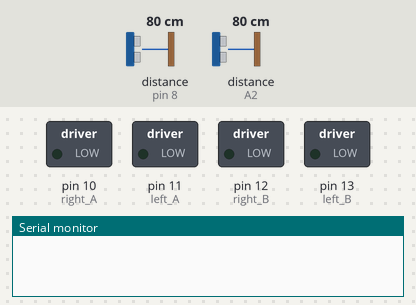
Recording of a sketch running on a simulated Arduino Uno, built with avr-gcc and run on an emulated ATmega328P. Shown: switched loads named in the sketch (green lamp = pin HIGH), the last lines printed to the serial monitor. The test bench sets the inputs (shaded band); at power-on: distance to the obstacle (sensors on pin 8, A2) 80 cm. The echo pulse lasts 58.3 µs per cm.

Above: at 1.05 s.
At 6.85 s:
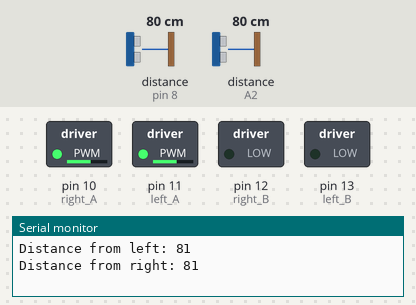
At 12.7 s:
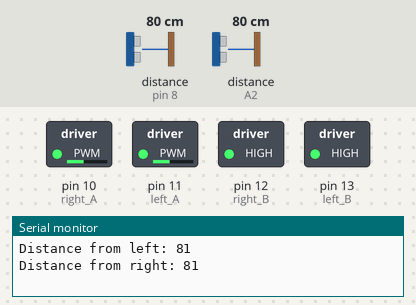
Timing chart, 0 to 16.9 s (numbered marks = the images above):
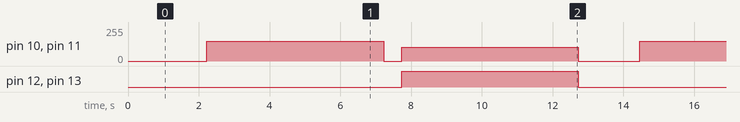

Measured:
- by itself, pin 10 (right_A), pin 11 (left_A): repeats every 12.2 s: 0/255 0.50 s, 105/255 5.0 s, 0/255 1.7 s, 150/255 5.0 s
- by itself, pin 12 (right_B), pin 13 (left_B): alternates HIGH for 5.0 s and LOW for 7.2 s

The sketch:

motor_driver_example.ino
```cpp
/* L9110 driver example.
 *
 *  Driver A-1A → Arduino D10
 *  Driver A-1B → Arduino D12
 *  Driver B-1A → Arduino D11
 *  Driver B-1B → Arduino D13
 *  Driver VCC -> Arduino 5V
 *  Driver GND -> Arduino GND
*/

// Defining Arduino pins for driver control
#include <NewPing.h>

#define MAX_DISTANCE 200

const int right_A = 10; // driver pin A-1A
const int right_B = 12; // driver pin A-1B
const int left_A = 11; // driver pin B-1A
const int left_B = 13; // driver pin B-1B

//const float WHEEL_COEFFICIENT = 0.9;

// defines pins numbers for UHsensor
//struct UHsensor{
//  int trigPin;
//  int echoPin;
//};
//UHsensor sonicL;
//UHsensor sonicR;
int leftTrigPin = A3;
int leftEchoPin = A2;
int rightTrigPin = 9;
int rightEchoPin = 8;
int leftDistance, rightDistance;

// defines variables
void setup()
{
  // setting the motor pins as OUTPUT
  pinMode(left_A,OUTPUT);
  pinMode(left_B,OUTPUT);
  pinMode(right_A,OUTPUT);
  pinMode(right_B,OUTPUT);

  motors(0,0); // Stopping the motors
  delay(1000); // A little delay, so the robot will not start moving immediately.

  pinMode(leftTrigPin, OUTPUT); // Sets the trigPin as an Output
  pinMode(leftEchoPin, INPUT); // Sets the echoPin as an Input
  pinMode(rightTrigPin, OUTPUT); // Sets the trigPin as an Output
  pinMode(rightEchoPin, INPUT); // Sets the echoPin as an Input

  Serial.begin(9600);
}
void loop()
 {delay(1000);
  leftDistance = get_distance(leftTrigPin, leftEchoPin);
  // Prints the distance on the Serial Monitor
  Serial.print("Distance from left: ");
  delay(10);
  Serial.println(leftDistance);
  delay(100);
  rightDistance = get_distance(rightTrigPin, rightEchoPin);
  Serial.print("Distance from right: ");
  delay(10);
  Serial.println(rightDistance);
  delay(100);

  // Start moving
  motors(150,150); // Robot will move straight ahead slowly
  delay(5000); // Delay - robot will keep moving as told
  motors(0,0); // Stopping the motors
  delay(500); // A little delay, so the robot will not start moving immediately.
  motors(-150,-150); // Robot will go back
  delay(5000); // Delay - robot will keep moving as told
  motors(0,0);
  delay(500);

}

// This is the function will setting robots moving direction and speed. The first operand will set the moving speed and direction for the left motor.
// And the second for the right motor.
void motors(int left, int right)
 {
  right=right*1; //FIXING SYNCHRONOUS

  // left motor
  if(left > 0 && left <= 255)
  { // left motor straight ahead
    analogWrite(left_A,left);
    digitalWrite(left_B,LOW);
  }
  else if(left < 0 && left >= -255)
  { // left motor reverse
    analogWrite(left_A,255+left);
    digitalWrite(left_B,HIGH);
  }
  else
  { // left motor stop
    digitalWrite(left_A,LOW);
    digitalWrite(left_B,LOW);
  }

  // right motor
  if(right > 0 && right <= 255)
  { // right motor straight ahead
    analogWrite(right_A,right);
    digitalWrite(right_B,LOW);
  }
  else if(right < 0 && right >= -255)
  { // right motor reverse
    analogWrite(right_A,255+right);
    digitalWrite(right_B,HIGH);
  }
  else
  { // right motor stop
    digitalWrite(right_A,LOW);
    digitalWrite(right_B,LOW);
  }
}

int get_distance(int trigPin, int echoPin){
  NewPing sonar(trigPin, echoPin, MAX_DISTANCE); // NewPing setup of pins and maximum distance.
  return sonar.ping_cm();
}
```
